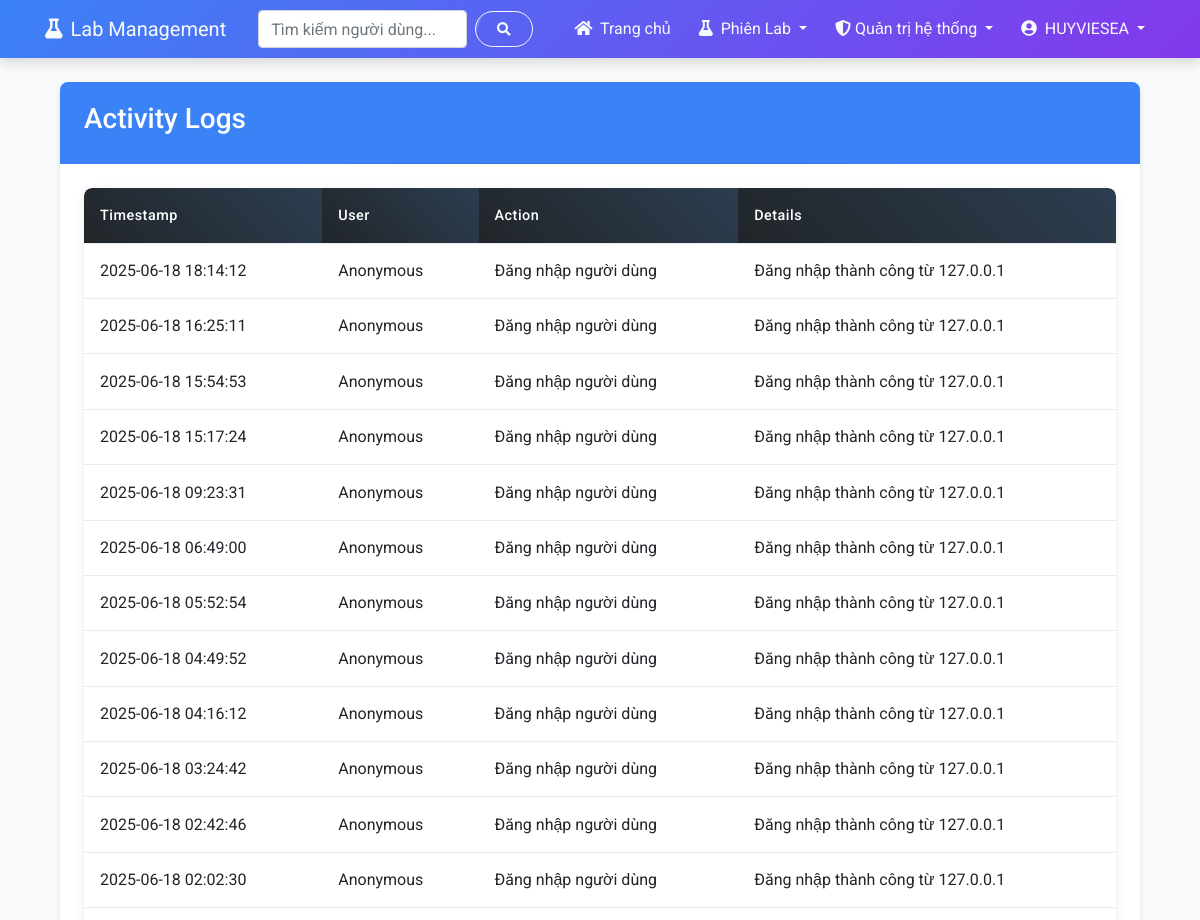
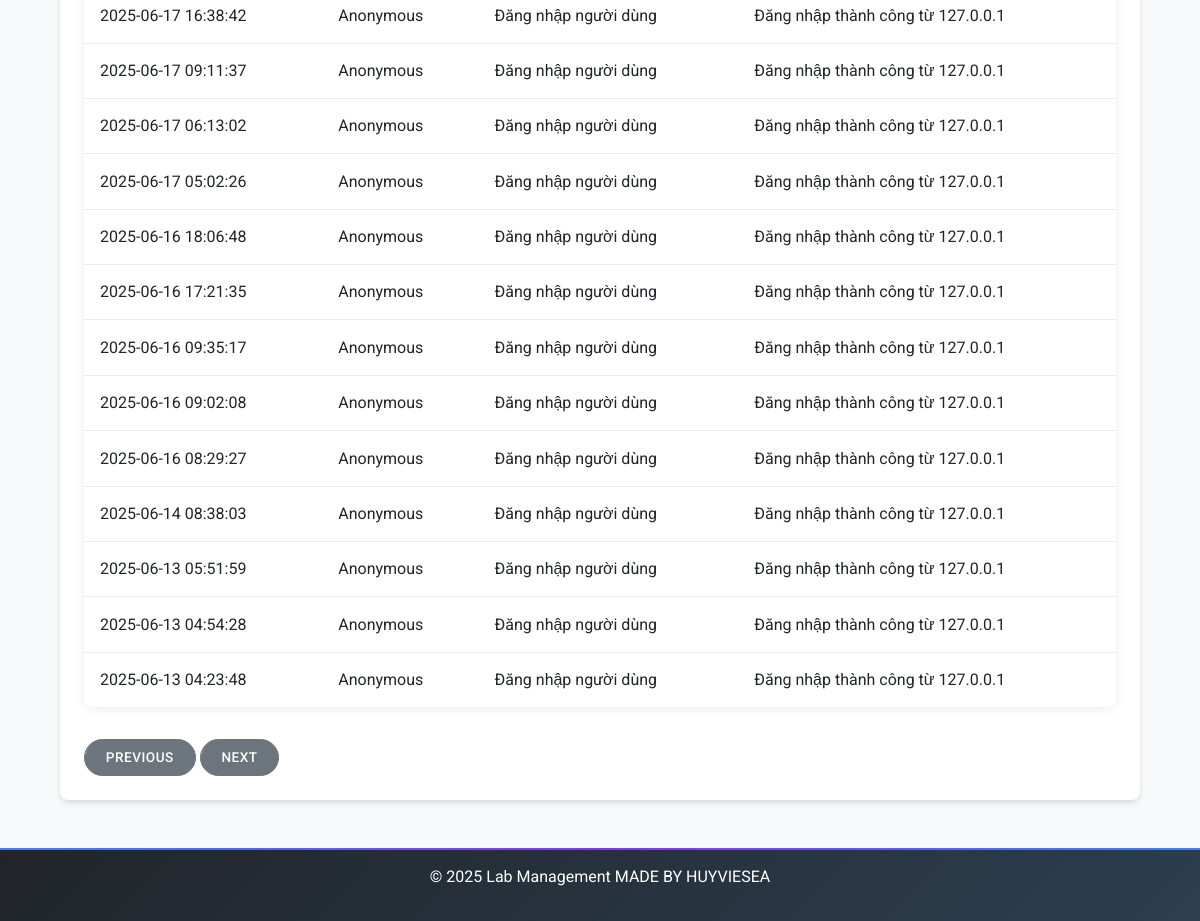
Page /admin/activity-logs/2 (signed in) on the committed database (2 pictures, top to bottom).
### app/models.py (models this page shows, shortened)
class NguoiDung(UserMixin, db.Model):
    id = db.Column(db.Integer, primary_key=True)
    ten_nguoi_dung = db.Column(db.String(80), unique=True, nullable=False)
    email = db.Column(db.String(120), unique=True, nullable=False)
    mat_khau_hash = db.Column(db.String(256))
    vai_tro = db.Column(db.String(20), default="nguoi_dung")  # quan_tri_he_thong, quan_tri_vien, nguoi_dung
    ngay_tao = db.Column(db.DateTime, default=datetime.utcnow)
    last_seen = db.Column(db.DateTime, default=datetime.utcnow)
    bio = db.Column(db.Text, nullable=True)  # Thêm trường bio cho giới thiệu bản thân
    reset_token = db.Column(db.String(100), nullable=True)
    reset_token_expiry = db.Column(db.Integer, nullable=True)  # Unix timestamp    # Flask compatibility helpers for legacy code and templates
    def is_admin(self):
        return self.vai_tro in ["quan_tri_vien", "quan_tri_he_thong"]
    def is_admin_manager(self):
        return self.vai_tro == "quan_tri_he_thong"

class NhatKyHoatDong(db.Model):
    id = db.Column(db.Integer, primary_key=True)
    nguoi_dung_ma = db.Column(db.Integer, db.ForeignKey("nguoi_dung.id"), nullable=True)
    nguoi_dung = db.relationship("NguoiDung", backref="nhat_ky")
    hanh_dong = db.Column(db.String(128), nullable=False)
    chi_tiet = db.Column(db.Text, nullable=True)
    dia_chi_ip = db.Column(db.String(45), nullable=True)
    thoi_gian = db.Column(db.DateTime, default=datetime.utcnow)

### app/routes/admin.py (the view)
@admin_bp.route('/activity-logs')
@admin_bp.route('/activity-logs/<int:page>')
@login_required
@admin_required
@cached_route(timeout=120, key_prefix='admin_activity_logs')
def activity_logs(page=1):
    per_page = CaiDatHeThong.lay_gia_tri("items_per_page", 25)
    logs = NhatKyHoatDong.query.order_by(NhatKyHoatDong.thoi_gian.desc()).paginate(
        page=page, per_page=per_page, error_out=False
    )
    return render_template("admin/admin_logs.html", logs=logs)

### app/cache/cache_manager.py (called while the page is built, shortened)
    def get_cache(self) -> Optional[Any]:
        if self.cache:
            return self.cache
        try:
            from flask import current_app
            cache_ext = current_app.extensions.get('cache')
            if cache_ext and isinstance(cache_ext, dict):
                for cache_instance in cache_ext.keys():
                    if hasattr(cache_instance, 'get') and hasattr(cache_instance, 'set') and hasattr(cache_instance, 'delete'):
                        return cache_instance
        except Exception as e:
            logger.error(f"Error getting cache: {e}")
            return None

    def record_miss(self):
        self.metrics['misses'] += 1

    def generate_cache_key(self, prefix, *args, **kwargs):
        key_parts = [prefix]
        if hasattr(g, 'current_user') and current_user.is_authenticated:
            key_parts.append(f"user_{current_user.id}")
        for arg in args:
            if isinstance(arg, (str, int, float)):
                key_parts.append(str(arg))
            else:
                key_parts.append(hashlib.md5(str(arg).encode()).hexdigest()[:8])
        for k, v in sorted(kwargs.items()):
            key_parts.append(f"{k}_{v}")
        return "_".join(key_parts)

### app/models.py (called while the page is built)
    @staticmethod
    def lay_gia_tri(khoa, mac_dinh=None):
        setting = CaiDatHeThong.query.filter_by(khoa=khoa).first()
        if setting is None:
            return mac_dinh
        if setting.kieu == "boolean":
            return setting.gia_tri.lower() in ("true", "1", "yes")
        elif setting.kieu == "integer":
            return int(setting.gia_tri) if setting.gia_tri else 0
        elif setting.kieu == "float":
            return float(setting.gia_tri) if setting.gia_tri else 0.0
        return setting.gia_tri

### app/session_handler.py (called while the page is built)
    def init_app(self, app):
        self.app = app
        @app.before_request
        def ensure_session_consistency():
            self._ensure_session_consistency()

### app/templates/admin/admin_logs.html (shortened to what this page needs)
{% extends "index.html" %}
{% block styles %}
<link rel="stylesheet" href="{{ url_for('static', filename='css/admin_tables.css') }}">
{% endblock %}
{% block content %}
{% if current_user.is_authenticated and (current_user.is_admin() or current_user.is_admin_manager()) %}
<div class="container">
    <div class="card">
        <div class="card-header bg-primary text-white">
            <h3>Activity Logs</h3>
        </div>
        <div class="card-body">
            <div class="table-responsive">
                <table class="table admin-table">
                    <thead>
                        <tr>
                            <th class="sortable">Timestamp</th>
                            <th class="sortable">User</th>
                            <th class="sortable">Action</th>
                            <th>Details</th>
                        </tr>
                    </thead>
                    <tbody>
                        {% for log in logs.items %}
                        <tr>
                            <td>{{ log.thoi_gian.strftime('%Y-%m-%d %H:%M:%S') }}</td>
                            <td>
                                {% if log.user %}
                                    {{ log.nguoi_dung.ten_nguoi_dung }}
                                {% else %}
                                    Anonymous
                                {% endif %}
                            </td>
                            <td>{{ log.hanh_dong }}</td>
                            <td>{{ log.chi_tiet }}</td>
                        </tr>
                        {% endfor %}
                    </tbody>
                </table>
            </div>
            <div class="mt-3">            {% if logs.has_prev %}
                <a href="{{ url_for('admin.activity_logs', page=logs.prev_num) }}" class="btn btn-secondary">Previous</a>
            {% endif %}
            {% if logs.has_next %}
                <a href="{{ url_for('admin.activity_logs', page=logs.next_num) }}" class="btn btn-secondary">Next</a>
                {% endif %}
            </div>
        </div>
    </div>
</div>
{% else %}
<div class="alert alert-danger mt-5">Bạn không có quyền truy cập trang này.</div>
{% endif %}
{% endblock %}

### app/templates/base.html (shortened to what this page needs)
<!DOCTYPE html>
<html lang="vi">
<head>
    <link rel="stylesheet" href="https://cdnjs.cloudflare.com/ajax/libs/font-awesome/5.15.3/css/all.min.css">
    <link rel="stylesheet" href="https://stackpath.bootstrapcdn.com/bootstrap/4.5.2/css/bootstrap.min.css">
    <link rel="stylesheet" href="{{ url_for('static', filename='css/base.css') }}">
    <link rel="stylesheet" href="{{ url_for('static', filename='css/flash_messages.css') }}">
    <link rel="stylesheet" href="{{ url_for('static', filename='css/responsive.css') }}">
    {% block styles %}{% endblock %}
</head>
<body class="{% block body_class %}{% endblock %}">
    <nav class="navbar navbar-expand-lg navbar-dark bg-primary">
        <div class="container">
            <a class="navbar-brand" href="{{ url_for('user.dashboard') if current_user.is_authenticated else url_for('auth.login') }}">
                <i class="fas fa-flask mr-2"></i>Lab Management
            </a>
            <div class="collapse navbar-collapse" id="navbarNav">
                <form class="form-inline my-2 my-lg-0 mr-auto ml-3" method="GET" action="{{ url_for('search.search') }}">
                    <input class="form-control mr-sm-2" type="search" name="q" placeholder="Tìm kiếm người dùng..." aria-label="Search">
                    <button class="btn btn-outline-light my-2 my-sm-0" type="submit">
                        <i class="fas fa-search"></i>
                    </button>
                </form>
                <ul class="navbar-nav ml-auto">
                    {% if current_user.is_authenticated %}
                        <li class="nav-item">
                            <a class="nav-link" href="{{ url_for('user.dashboard') }}">
                                <i class="fas fa-home mr-1"></i> Trang chủ
                            </a>
                        </li>
                        <li class="nav-item dropdown">
                            <a class="nav-link dropdown-toggle" href="#" id="labSessionsDropdown" role="button" data-toggle="dropdown">
                                <i class="fas fa-flask mr-1"></i> Phiên Lab
                            </a>
                        </li>
                        {% if current_user.is_admin() %}
                        <li class="nav-item dropdown">
                            <a class="nav-link dropdown-toggle" href="#" id="adminDropdown" role="button" data-toggle="dropdown">
                                {% if current_user.is_admin_manager() %}
                                <i class="fas fa-shield-alt"></i> Quản trị hệ thống
                                {% else %}
                                <i class="fas fa-user-shield"></i> Quản trị viên
                                {% endif %}
                            </a>
                        </li>
                        {% endif %}
                        <li class="nav-item dropdown">
                            <a class="nav-link dropdown-toggle" href="#" id="userDropdown" role="button" data-toggle="dropdown">
                                <i class="fas fa-user-circle mr-1"></i> {{ current_user.ten_nguoi_dung }}
                            </a>
                        </li>
                    {% endif %}
                </ul>
            </div>
        </div>
    </nav>
    <main class="container mt-4">
        {% block content %}{% endblock %}
    </main>
    <footer class="bg-dark text-white text-center py-3 mt-5">
        <p>&copy; 2025 Lab Management MADE BY HUYVIESEA
        </p>
    </footer>
</body>
</html>

### app/static/css/base.css (style rules this page uses)
body { font-family: 'Roboto', sans-serif; background-color: var(--light-bg); color: var(--text-color); line-height: 1.6; position: relative; overflow-x: hidden; }
.navbar { background: linear-gradient(135deg, var(--primary-color), var(--secondary-color)); margin-bottom: 20px; box-shadow: 0 4px 12px rgba(0, 0, 0, 0.15); border: none; transition: var(--transition); }
.navbar-dark .navbar-brand, .navbar-dark .navbar-nav .nav-link { color: var(--text-light); transition: var(--transition); }
.navbar-nav { align-items: center; }
.navbar-nav .nav-item { padding: 0 2px; }
.navbar-nav .nav-link { white-space: nowrap; }
.navbar-nav .nav-item { margin-left: 2px; }
.navbar-nav .nav-link { padding: 0.5rem 0.75rem; white-space: nowrap; }
.card { margin-bottom: 24px; border: none; border-radius: var(--border-radius); box-shadow: var(--box-shadow); transition: var(--transition); overflow: hidden; background: #ffffff; position: relative; }
.card-header { font-weight: 500; border-bottom: none; padding: 1.25rem 1.5rem; position: relative; z-index: 1; }
.card-header:after { content: ''; position: absolute; bottom: 0; left: 0; width: 100%; height: 1px; background: linear-gradient(to right, transparent, rgba(0, 0, 0, 0.1), transparent); }
.card-body { padding: 1.5rem; }
.btn { border-radius: 50px; padding: 0.5rem 1.5rem; transition: var(--transition); font-weight: 500; text-transform: uppercase; font-size: 0.85rem; letter-spacing: 0.5px; position: relative; overflow: hidden; }
.btn:after { content: ''; position: absolute; top: 0; left: -100%; width: 100%; height: 100%; background: rgba(255, 255, 255, 0.2); transform: skewX(-20deg); transition: all 0.6s ease; }
.table { box-shadow: var(--box-shadow); border-radius: var(--border-radius); overflow: hidden; margin-bottom: 2rem; }
.table thead th { background: linear-gradient(45deg, var(--dark-bg), #2c3e50); color: var(--text-light); border: none; padding: 1rem; font-weight: 500; }
.table td { padding: 1rem; vertical-align: middle; border-top: 1px solid #e9ecef; }
footer { background: linear-gradient(135deg, var(--dark-bg), #2c3e50); color: var(--text-light); padding: 2rem 0; margin-top: 3rem; position: relative; overflow: hidden; }
footer:before { content: ''; position: absolute; top: 0; left: 0; width: 100%; height: 2px; background: linear-gradient(to right, var(--primary-color), var(--secondary-color), var(--primary-color)); }

### app/static/css/responsive.css (style rules this page uses)
:root { --breakpoint-xs: 0; --breakpoint-sm: 576px; --breakpoint-md: 768px; --breakpoint-lg: 992px; --breakpoint-xl: 1200px; }
html { font-size: 15px; scroll-behavior: smooth; }
body { overflow-x: hidden; width: 100%; min-height: 100vh; }
.container { width: 100%; padding-right: 15px; padding-left: 15px; margin-right: auto; margin-left: auto; }
@media (min-width: 576px) { html { font-size: 16px; } }
@media (min-width: 576px) { .container { max-width: 540px; } }
@media (min-width: 576px) { input, select, textarea { font-size: 0.95rem; padding: 0.6rem; } }
@media (min-width: 576px) { .btn { padding: 0.45rem 1.3rem; } }
@media (min-width: 576px) { .table td, .table th { padding: 0.8rem; } }
@media (min-width: 576px) { .card { margin-bottom: 1.5rem; } }
@media (min-width: 768px) { .container { max-width: 720px; } }
@media (min-width: 768px) { .navbar-nav { flex-direction: row; } }
@media (min-width: 768px) { .navbar-nav .nav-item { margin-left: 0.5rem; } }
@media (min-width: 768px) { .container, .form-container, .overlay-panel { transition: all 0.6s ease-in-out; } }
@media (min-width: 768px) { .admin-table thead th { padding: 1rem; font-size: 0.9rem; } }
@media (min-width: 992px) { .container { max-width: 960px; } }
@media (min-width: 992px) { .navbar-expand-lg .navbar-nav { flex-direction: row; } }
@media (min-width: 992px) { button, a, .card, .btn { transition: all 0.3s cubic-bezier(0.25, 0.8, 0.25, 1); } }
@media (min-width: 992px) { .table-responsive { overflow: visible; } }
@media (min-width: 1200px) { .container { max-width: 1140px; } }

### rows in the picture
NguoiDung: ten_nguoi_dung "HUYVIESEA"
NhatKyHoatDong: thoi_gian "2025-06-18 18:14:12", hanh_dong "Đăng nhập người dùng", chi_tiet "Đăng nhập thành công từ 127.0.0.1"
NhatKyHoatDong: thoi_gian "2025-06-18 16:25:11", hanh_dong "Đăng nhập người dùng", chi_tiet "Đăng nhập thành công từ 127.0.0.1"
NhatKyHoatDong: thoi_gian "2025-06-18 15:54:53", hanh_dong "Đăng nhập người dùng", chi_tiet "Đăng nhập thành công từ 127.0.0.1"
NhatKyHoatDong: thoi_gian "2025-06-18 15:17:24", hanh_dong "Đăng nhập người dùng", chi_tiet "Đăng nhập thành công từ 127.0.0.1"
NhatKyHoatDong: thoi_gian "2025-06-18 09:23:31", hanh_dong "Đăng nhập người dùng", chi_tiet "Đăng nhập thành công từ 127.0.0.1"
NhatKyHoatDong: thoi_gian "2025-06-18 06:49:00", hanh_dong "Đăng nhập người dùng", chi_tiet "Đăng nhập thành công từ 127.0.0.1"
NhatKyHoatDong: thoi_gian "2025-06-18 05:52:54", hanh_dong "Đăng nhập người dùng", chi_tiet "Đăng nhập thành công từ 127.0.0.1"
NhatKyHoatDong: thoi_gian "2025-06-18 04:49:52", hanh_dong "Đăng nhập người dùng", chi_tiet "Đăng nhập thành công từ 127.0.0.1"
NhatKyHoatDong: thoi_gian "2025-06-18 04:16:12", hanh_dong "Đăng nhập người dùng", chi_tiet "Đăng nhập thành công từ 127.0.0.1"
NhatKyHoatDong: thoi_gian "2025-06-18 03:24:42", hanh_dong "Đăng nhập người dùng", chi_tiet "Đăng nhập thành công từ 127.0.0.1"
NhatKyHoatDong: thoi_gian "2025-06-18 02:42:46", hanh_dong "Đăng nhập người dùng", chi_tiet "Đăng nhập thành công từ 127.0.0.1"
NhatKyHoatDong: thoi_gian "2025-06-18 02:02:30", hanh_dong "Đăng nhập người dùng", chi_tiet "Đăng nhập thành công từ 127.0.0.1"
NhatKyHoatDong: thoi_gian "2025-06-17 16:38:42", hanh_dong "Đăng nhập người dùng", chi_tiet "Đăng nhập thành công từ 127.0.0.1"
NhatKyHoatDong: thoi_gian "2025-06-17 09:11:37", hanh_dong "Đăng nhập người dùng", chi_tiet "Đăng nhập thành công từ 127.0.0.1"
NhatKyHoatDong: thoi_gian "2025-06-17 06:13:02", hanh_dong "Đăng nhập người dùng", chi_tiet "Đăng nhập thành công từ 127.0.0.1"
NhatKyHoatDong: thoi_gian "2025-06-17 05:02:26", hanh_dong "Đăng nhập người dùng", chi_tiet "Đăng nhập thành công từ 127.0.0.1"
NhatKyHoatDong: thoi_gian "2025-06-16 18:06:48", hanh_dong "Đăng nhập người dùng", chi_tiet "Đăng nhập thành công từ 127.0.0.1"
NhatKyHoatDong: thoi_gian "2025-06-16 17:21:35", hanh_dong "Đăng nhập người dùng", chi_tiet "Đăng nhập thành công từ 127.0.0.1"
NhatKyHoatDong: thoi_gian "2025-06-16 09:35:17", hanh_dong "Đăng nhập người dùng", chi_tiet "Đăng nhập thành công từ 127.0.0.1"
NhatKyHoatDong: thoi_gian "2025-06-16 09:02:08", hanh_dong "Đăng nhập người dùng", chi_tiet "Đăng nhập thành công từ 127.0.0.1"
NhatKyHoatDong: thoi_gian "2025-06-16 08:29:27", hanh_dong "Đăng nhập người dùng", chi_tiet "Đăng nhập thành công từ 127.0.0.1"
NhatKyHoatDong: thoi_gian "2025-06-14 08:38:03", hanh_dong "Đăng nhập người dùng", chi_tiet "Đăng nhập thành công từ 127.0.0.1"
NhatKyHoatDong: thoi_gian "2025-06-13 05:51:59", hanh_dong "Đăng nhập người dùng", chi_tiet "Đăng nhập thành công từ 127.0.0.1"
NhatKyHoatDong: thoi_gian "2025-06-13 04:54:28", hanh_dong "Đăng nhập người dùng", chi_tiet "Đăng nhập thành công từ 127.0.0.1"
NhatKyHoatDong: thoi_gian "2025-06-13 04:23:48", hanh_dong "Đăng nhập người dùng", chi_tiet "Đăng nhập thành công từ 127.0.0.1"
